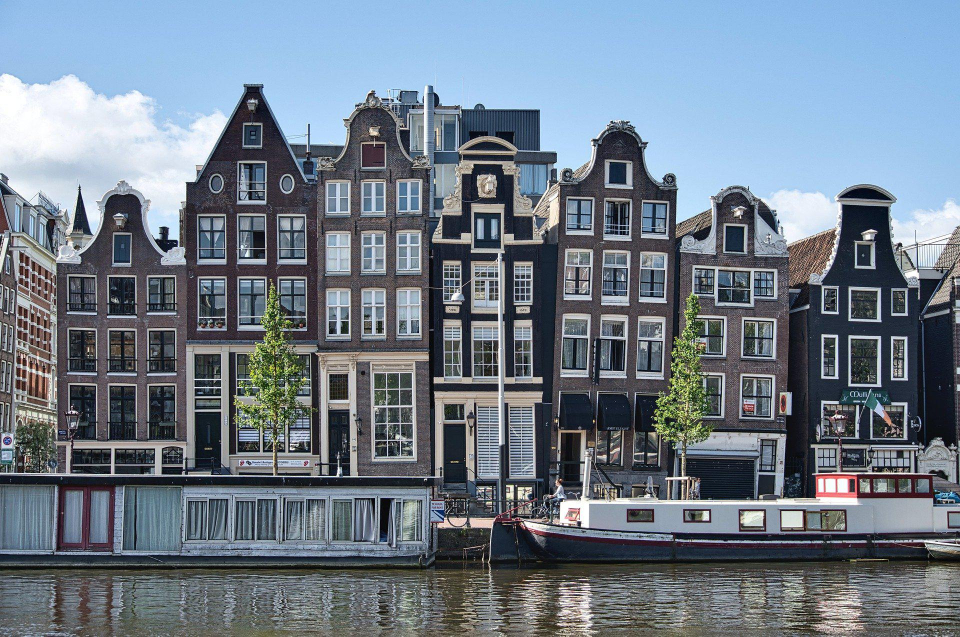
#> input picture python/image-manipulation/images/buildings.jpg, 1920 x 1273 px (shown at 1/2 size)
$ python resizing.py
#> lines starting #> are read from the running program, lines starting #| are printed output that depends on the picture
from PIL import Image

##################################
##        Croping Image         ##
##################################
with Image.open('images/buildings.jpg') as image:
#> image is the input picture: PIL image 1920x1273 RGB; mean R, G, B 111.8, 123.9, 136.8
    image.load()
cropping_size = (300, 150, 700, 1000)
cropped_img = image.crop(cropping_size)
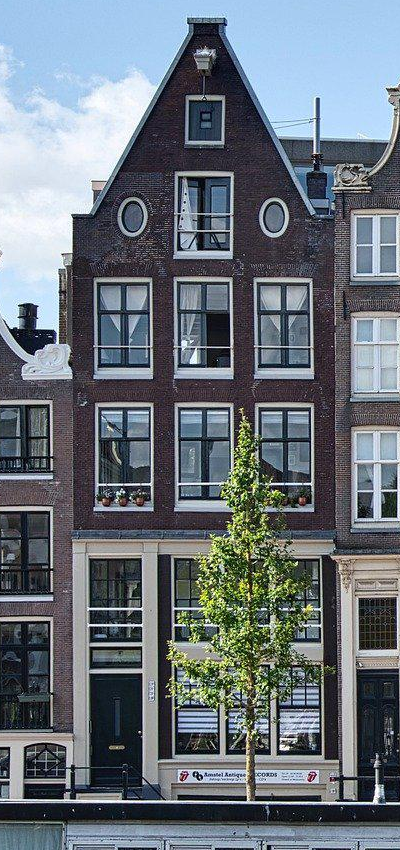
#> cropped_img: PIL image 400x850 RGB; mean R, G, B 105.5, 114, 122.2
cropped_img.show()
print(cropped_img.size)
#| (400, 850)

##################################
##         Resize Image         ##
##################################
resized_img = cropped_img.resize((int(cropped_img.width * 1.4), int(cropped_img.height * 1.2)))
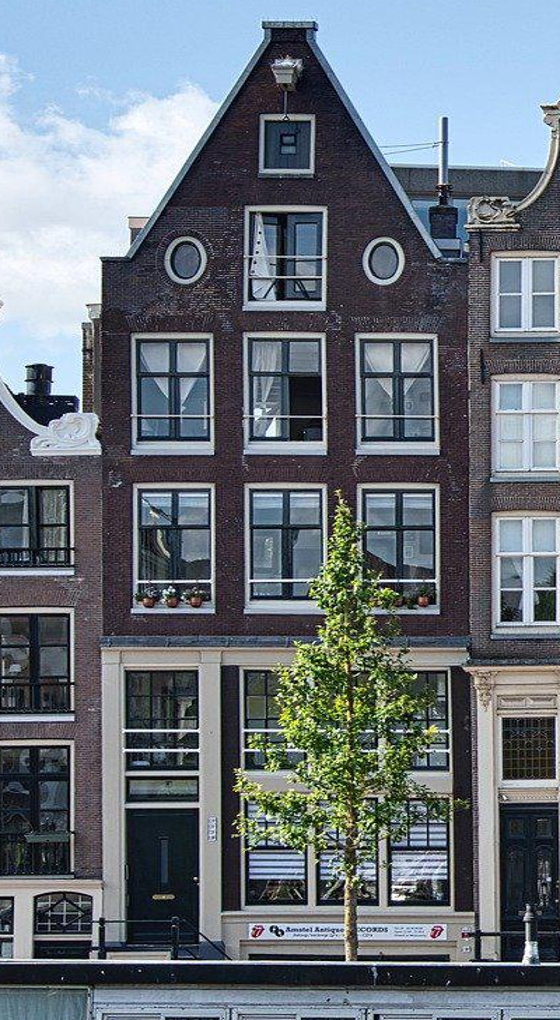
#> resized_img: PIL image 560x1020 RGB; mean R, G, B 105.5, 114, 122.2
resized_img.show()

$ run again, with python/image-manipulation/images/cat.jpg copied over python/image-manipulation/images/buildings.jpg
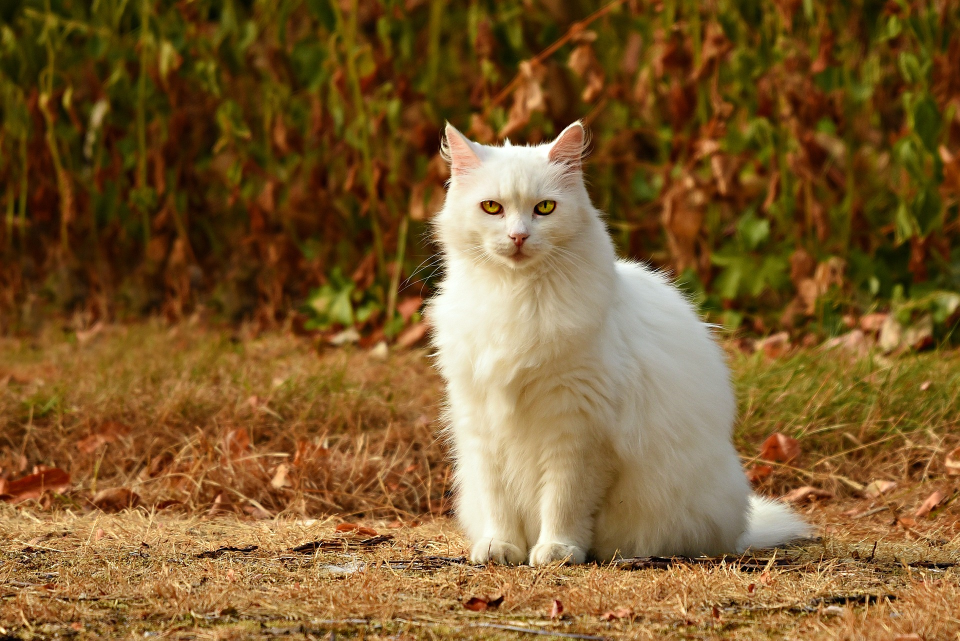
#> input picture python/image-manipulation/images/cat.jpg, 1920 x 1281 px (shown at 1/2 size)
#> image is the input picture: PIL image 1920x1281 RGB; mean R, G, B 125.2, 92.1, 46.1
#> `cropped_img = image.crop(cropping_size)`:
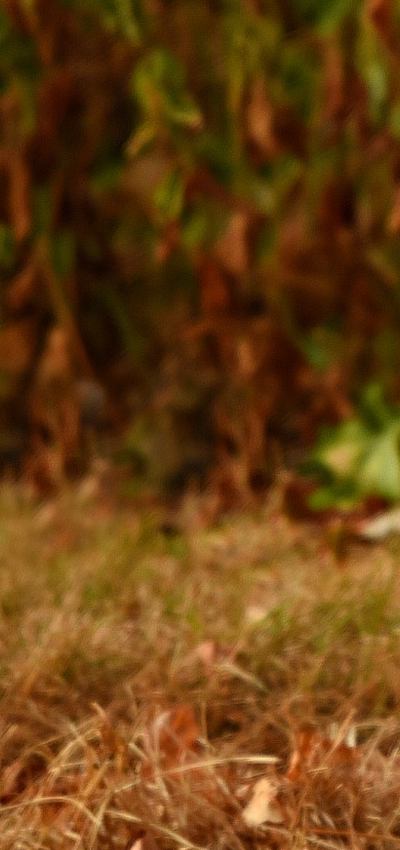
#> cropped_img: PIL image 400x850 RGB; mean R, G, B 104.4, 63.8, 18.3
#| (400, 850)
#> `resized_img = cropped_img.resize((int(cropped_img.width * 1.4), int(cr..`:
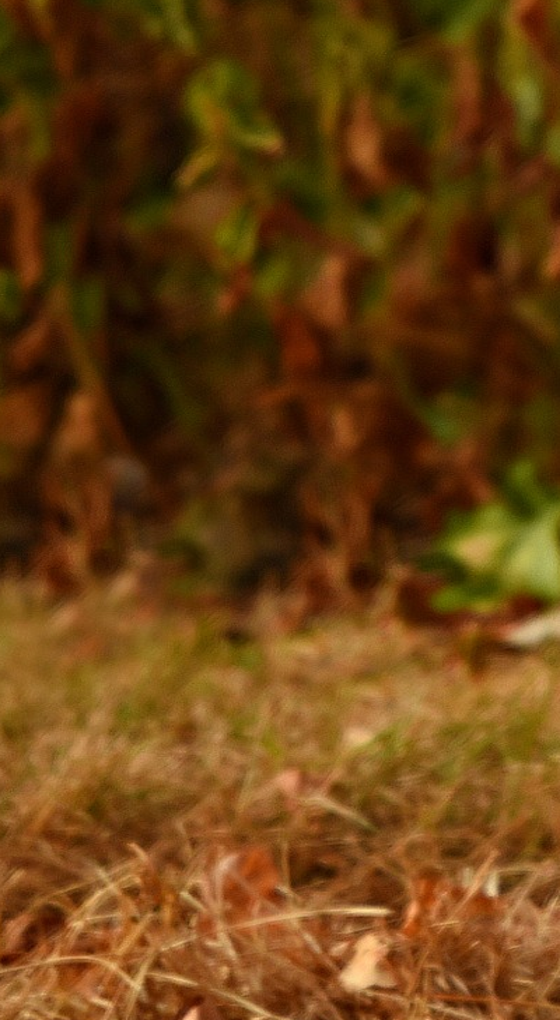
#> resized_img: PIL image 560x1020 RGB; mean R, G, B 104.4, 63.8, 18.3

$ run again, with python/image-manipulation/images/monastery.jpg copied over python/image-manipulation/images/buildings.jpg
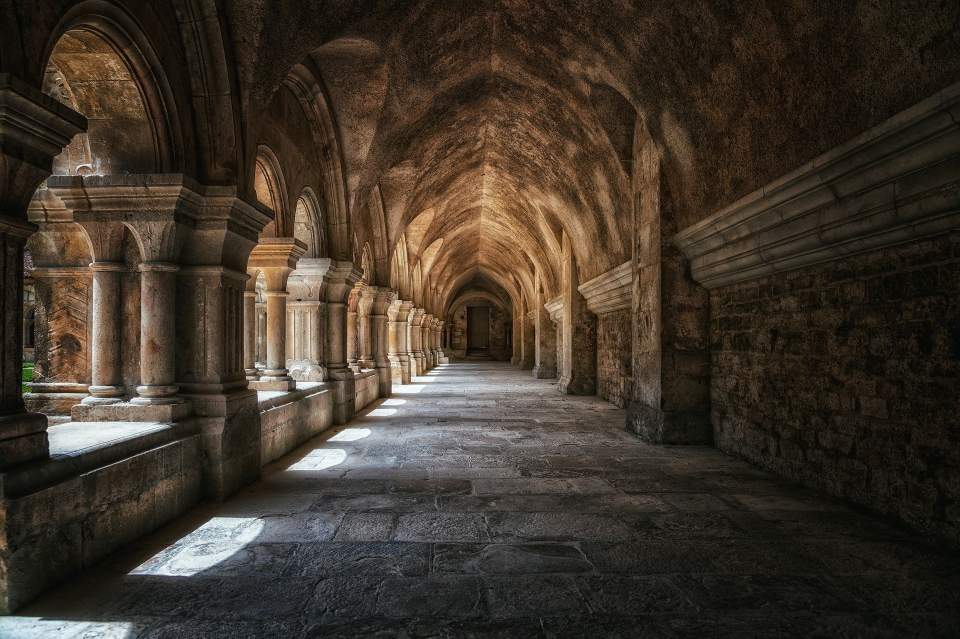
#> input picture python/image-manipulation/images/monastery.jpg, 1920 x 1277 px (shown at 1/2 size)
#> image is the input picture: PIL image 1920x1277 RGB; mean R, G, B 62.7, 52.9, 42
#> `cropped_img = image.crop(cropping_size)`:
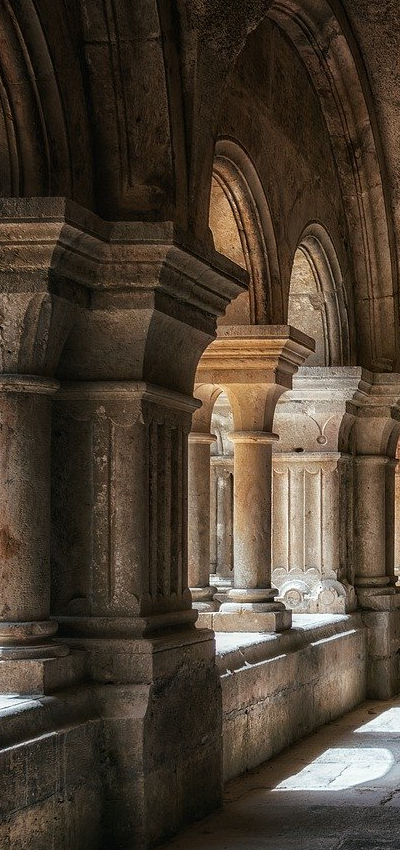
#> cropped_img: PIL image 400x850 RGB; mean R, G, B 74.8, 62.4, 48.9
#| (400, 850)
#> `resized_img = cropped_img.resize((int(cropped_img.width * 1.4), int(cr..`:
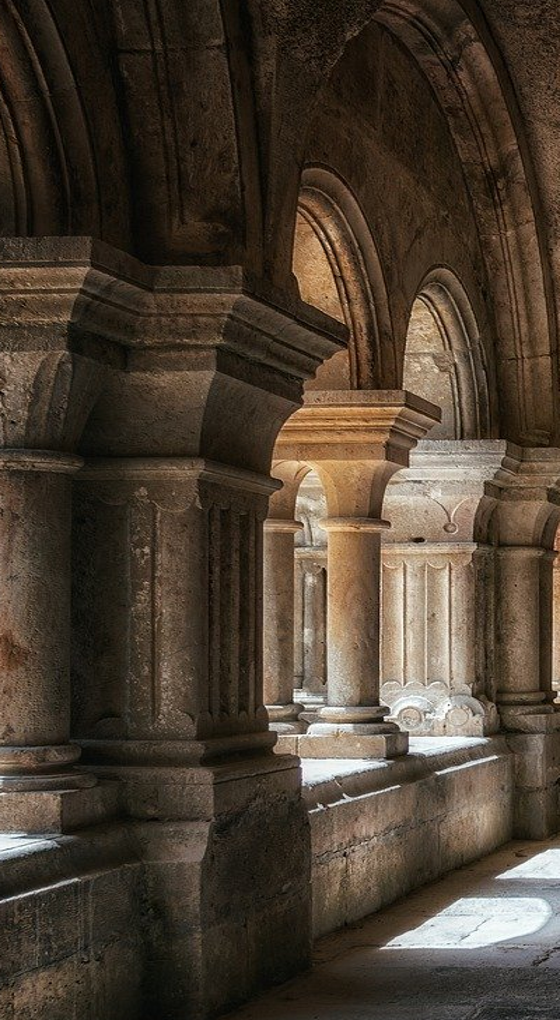
#> resized_img: PIL image 560x1020 RGB; mean R, G, B 74.8, 62.4, 48.9
